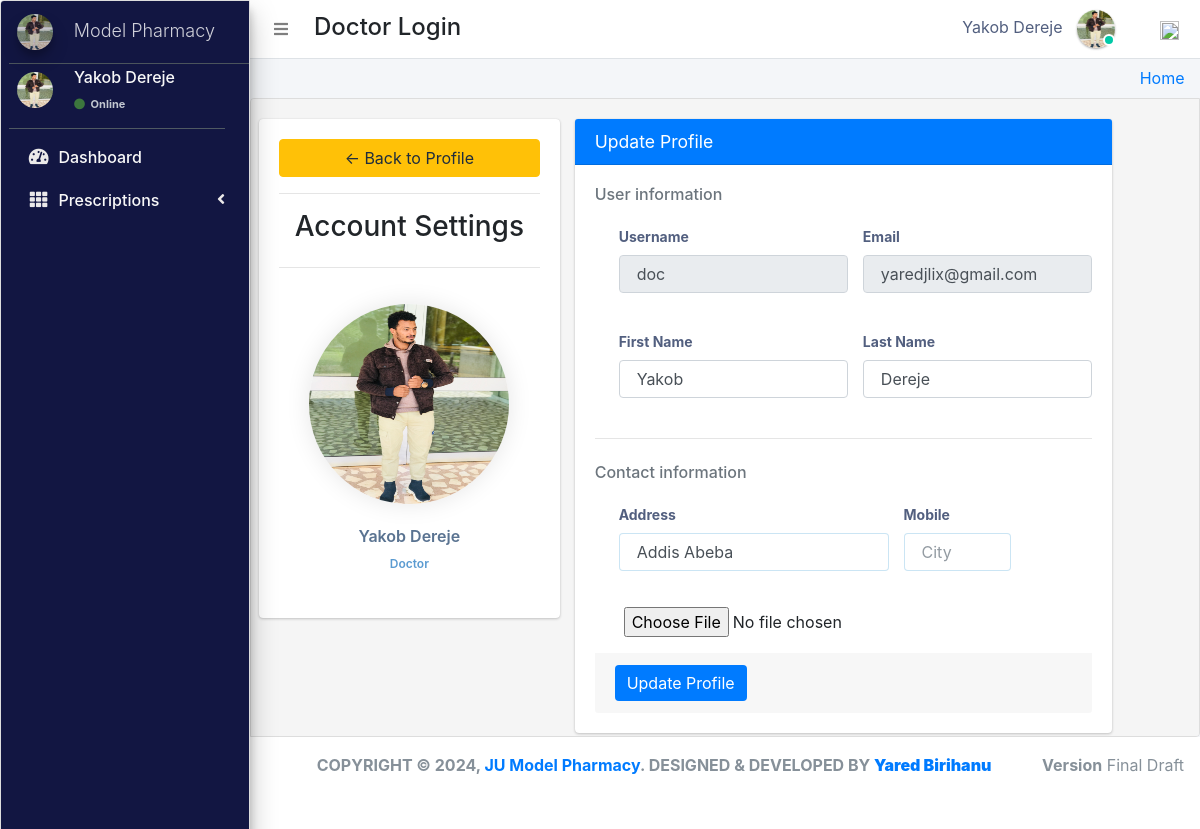
The page /admin_user/doctor_profile/ (signed in) on the database its author committed.
### pharmacy/models.py (models this page shows, shortened)
class CustomUser(AbstractUser):
    user_type_data = ((1, "AdminHOD"), (2, "Pharmacist"), (3, "Doctor"), (4, "PharmacyClerk"),(5, "Patients"))
    user_type = models.CharField(default=1, choices=user_type_data, max_length=10)

class Doctor(models.Model):
    gender_category=(
        ('Male','Male'),
        ('Female','Female'),
    )
    admin = models.OneToOneField(CustomUser,null=True, on_delete = models.CASCADE)
    emp_no=models.CharField(max_length=100,null=True,blank=True)
    first_name=models.CharField(max_length=100,null=True, blank=True)
    last_name=models.CharField(max_length=100,null=True, blank=True)
    age = models.IntegerField(default=0, blank=True, null=True)
    gender=models.CharField(max_length=100,null=True,choices=gender_category)
    mobile=models.CharField(max_length=10,null=True,blank=True)
    address=models.CharField(max_length=300,null=True,blank=True)
    profile_pic=models.ImageField(default="doctor.png",null=True,blank=True)
    created_at = models.DateTimeField(auto_now_add=True)
    updated_at = models.DateTimeField(auto_now=True)
    objects = models.Manager()

### pharmacy/DoctorViews.py (the view, shortened to what this page needs)
# urls.py: path('admin_user/doctor_profile/',DoctorViews.doctorProfile,name='doctor_profile'),
def doctorProfile(request):
    customuser=CustomUser.objects.get(id=request.user.id)
    staff=Doctor.objects.get(admin=customuser.id)
    form=DoctorForm()
    context={
        "form":form,
        "staff":staff,
        "user":customuser
    }
    return render(request,'doctor_templates/doctor_profile.html',context)

### pharmacy/forms.py (shortened to what this page needs)
class DoctorForm(ModelForm):
    class Meta:
        model=Doctor
        fields='__all__'
        exclude=['admin','gender','mobile','address']

### pharmacy/templates/doctor_templates/doctor_profile.html (shortened to what this page needs)
{% extends 'doctor_templates/base_template.html'%} {% block main_content %}
<div class="content">
    <div class="row">
        <div class="col-md-4">
            <div class="card card-body">
                <a href="" class="btn btn-warning"> &#8592; Back to Profile  </a>
                <hr>
                <h3 style="text-align:center;">Account Settings</h3>
                <hr>
                <div class="profile-sidebar">
                    <div class="profile-userpic">
                        <a href="#" class="sm-submenu-with-image">
                            <img src="{{request.user.doctor.profile_pic.url}}" class="img-circle elevation-1" width="200" height="200" alt="">
                        </a>
                    </div>
                    <div class="profile-usertitle">
                        <div class="profile-usertitle-name">
                            {{request.user.first_name}} {{request.user.last_name}}
                        </div>
                        <div class="profile-usertitle-job">
                            Doctor
                        </div>
                    </div>
                </div>
            </div>
        </div>
        <div class="col-md-7">
            <div class="card card-primary">
                <div class="card-header">
                    <h3 class="card-title">Update Profile</h3>
                </div>
                <form action="" method="post" action="{% url 'doctor_profile' %}" enctype="multipart/form-data">
                    <div class="card-body">
                        <h6 class="heading-small text-muted ">User information</h6>
                        <div class="pl-lg-4">
                            <div class="row">
                                <div class="col-lg-6">
                                    <div class="form-group">
                                        <label class="form-control-label">Username</label>
                                        <input type="text" class="form-control" name="username" value="{{ user.username }}" disabled="disabled">
                                    </div>
                                </div>
                                <div class="col-lg-6">
                                    <div class="form-group">
                                        <label class="form-control-label">Email </label>
                                        <input type="text" class="form-control" name="email" value="{{ user.email }}" disabled="disabled">
                                    </div>
                                </div>
                            </div>
                            <div class="row">
                                <div class="col-lg-6">
                                    <div class="form-group">
                                        <label class="form-control-label">First Name </label>
                                        <input type="text" class="form-control" name="first_name" value="{{ user.first_name }}">
                                    </div>
                                </div>
                                <div class="col-lg-6">
                                    <div class="form-group">
                                        <label class="form-control-label">Last Name </label>
                                        <input type="text" class="form-control" name="last_name" value="{{ user.last_name }}">
                                    </div>
                                </div>
                            </div>
                        </div>
                        <hr class="my-4">
                        <h6 class="heading-small text-muted mb-1">Contact information</h6>
                        <div class="pl-lg-4">
                            <div class="row">
                                <div class="col-md-7">
                                    <div class="form-group focused">
                                        <label class="form-control-label" for="input-address">Address</label>
                                        <input class="form-control" placeholder="Home Address" name="address" type="text" value="{{staff.address}}">
                                    </div>
                                </div>
                                <div class="col-lg-3">
                                    <div class="form-group focused">
                                        <label class="form-control-label" for="input-city">Mobile</label>
                                        <input type="text" id="input-city" name="mobile" class="form-control" placeholder="City" value="{{staff.mobile}}">
                                    </div>
                                </div>
                            </div>
                            <div class="row">
                                <div class="col-md-12">
                                    <input type="file" name="profile_pic" accept="image/*" id="id_profile_pic">
                                </div>
                            </div>
                        </div>
                        <div class="card-footer mt-3">
                            <button type="submit" class="btn btn-primary">Update Profile</button>
                        </div>
                    </div>
                </form>
            </div>
        </div>
    </div>
</div>
</div>
{% endblock %}

### pharmacy/templates/doctor_templates/base_template.html (shortened to what this page needs)
{% extends 'base_file.html' %} {% block htm %}
<body class="hold-transition sidebar-mini layout-fixed">
    <div class="wrapper">
        <nav class="main-header navbar navbar-expand navbar-white navbar-light">
            <ul class="navbar-nav">
                <li class="nav-item">
                    <a class="nav-link" data-widget="pushmenu" href="#" role="button"><i class="fas fa-bars"></i></a>
                </li>
            </ul>
            <h4 style="margin-left: 10px; margin-top: 5px;">Doctor Login </h4>
            <ul class="navbar-nav ml-auto">
                <li class="mx-3">
                    <a href="#" class="sm-submenu-with-image a">
                        <span>{{user.first_name}}  {{user.last_name}}</span>
                        <img src="{{request.user.doctor.profile_pic.url}}" class="img-circle elevation-1" width="38" height="38" alt="">
                        <span class="avatar-status avatar-sm-status avatar-status-success"></span>
                    </a>
                </li>
                <li class="nav-item dropdown ml-3 low">
                    <a href="#" class="btn btn-outlined btn-black text-muted bg-transparent " data-toggle="dropdown" aria-expanded="false" data-wow-delay="0.7s"><img src="https://img.icons8.com/ios/50/000000/settings.png" width="19" height="19">
                    </a>
                </li>
            </ul>
        </nav>
        {% include 'doctor_templates/sidebar.html'%}
        <div class="content-wrapper">
            <div class="content-header">
                <div class="container-fluid">
                    <div class="row ">
                        <div class="col-sm-6">
                        </div>
                        <div class="col-sm-6">
                            <ol class="breadcrumb float-sm-right">
                                <li class="breadcrumb-item"><a href="{% url 'doctor_home' %}">Home</a></li>
                            </ol>
                        </div>
                    </div>
                </div>
            </div>
            {% block main_content %} {% endblock main_content %}
        </div>
        {% include 'hod_templates/footer.html'%}
    {% endblock htm %}

### pharmacy/templates/doctor_templates/sidebar.html (shortened to what this page needs)
<aside class="main-sidebar sidebar-dark-primary elevation-4">
    <a href="" class="brand-link ml-2">
        <img src="{{request.user.doctor.profile_pic.url}}" alt="" width="36" height="36" class=" img-circle elevation-3" style="opacity: .8">
        <span class="brand-text font-weight-light mt-1 ml-3 mmust">Model Pharmacy</span>
    </a>
    <div class="sidebar">
        <div class="user-panel mr-3">
            <div class="pull-left image ml-2">
                <img src="{{request.user.doctor.profile_pic.url}}" width="36" height="36" class="img-circle mt-2" alt="User Image">
            </div>
            <div class="pull-left info">
                <p>{{user.first_name}} {{user.last_name}}</p>
                <a href="#"><i class="fa fa-circle text-success "></i> Online</a>
            </div>
        </div>
        <nav class="mt-2">
            <ul class="nav nav-pills nav-sidebar flex-column" data-widget="treeview" role="menu" data-accordion="false">
                <li class="nav-item">
                    <a href="{% url  'doctor_home' %}" class="nav-link">
                        <i class="nav-icon fas fa-tachometer-alt"></i>
                        <p>
                            Dashboard
                        </p>
                    </a>
                </li>
                <li class="nav-item">
                    <a href="#" class="nav-link">
                        <i class="nav-icon fas fa-th"></i>
                        <p>
                            Prescriptions
                            <i class="right fas fa-angle-left"></i>
                        </p>
                    </a>
                </li>
            </ul>
        </nav>
    </div>
</aside>

### static/css/main.css (style rules this page uses)
html { font-family: sans-serif; line-height: 1.15; -webkit-text-size-adjust: 100%; -webkit-tap-highlight-color: transparent; }
body { overflow-y: hidden; overflow-x: hidden; font-family: -apple-system, BlinkMacSystemFont, "Segoe UI", Roboto, "Helvetica Neue", Arial, "Noto Sans", sans-serif, "Apple Color Emoji", "Segoe UI Emoji", "Segoe UI Symbol", "Noto Color Emoji" !important; }
.content { background-color: #f5f5f5; border: 1px solid #dddddd; border-radius: 4px 0px 4px 0px; left: -1px; padding: 10px 7px 5px; }
.main-sidebar { background: #ffffff; border: 1px solid #dddddd; border-radius: 4px 0px 4px 0px; font-weight: bold; }
.content { height: 75vh; overflow-y: scroll; overflow-x: hidden; }
.content .row { margin-top: 20px !important; }
.main-sidebar { background-color: #121642 !important; color: white !important; }
.main-sidebar p { color: #f8f8f8 !important; font-weight: 500 !important }
.main-sidebar i { color: rgb(235, 233, 233) !important; }
.btn-primary { outline: none !important; border: none !important; }
.avatar-status { position: absolute; bottom: 12px; right: 75.4px; display: -ms-inline-flexbox; display: inline-flex; -ms-flex-negative: 0; flex-shrink: 0; -ms-flex-pack: center; justify-content: center; -ms-flex-align: center; align-items: center; white-space: nowrap; text-align: center; vertical-align: baseline; font-weight: 600; border: .125rem solid #fff; width: 12px; height: 12px; line-height: 1; font-size: .71094rem; border-radius: 50%; }
.avatar-status-success { color: #fff; background-color: #00c9a7; }
.pull-left { float: left; }
.pull-left { float: left!important; }
.user-panel>.info { padding: 5px 5px 5px 15px; line-height: 1; position: absolute; left: 55px; }
.user-panel>.info>p { font-weight: 600; margin-bottom: 9px; }
p { margin: 0 0 10px; }
.user-panel { padding-bottom: 20px; }
.user-panel:after { clear: both; }
.user-panel:before, .user-panel:after { content: " "; display: table; }
.user-panel>.info>a>.fa, .user-panel>.info>a>.ion, .user-panel>.info>a>.glyphicon { margin-right: 3px; }
.fa-circle { color: #3c763d !important; }
.user-panel i { color: #3c763d !important; }
.user-panel>.info>a { text-decoration: none; padding-right: 5px; margin-top: 3px; font-size: 11px; overflow: hidden; white-space: nowrap; }
.mmust { overflow: hidden; white-space: nowrap; font-size: 18px; }
.mb-4, .my-4 { margin-bottom: 1rem !important; }
.container-fluid { width: 100%; padding-right: 15px; padding-left: 15px; margin-right: auto; margin-left: auto; }
.row { display: flex; flex-wrap: wrap; margin-right: -15px; margin-left: -15px; }
.mt-3, .my-3 { margin-top: .75rem !important; }
input { text-indent: 5px !important; }
input::placeholder { text-indent: 5px !important; }
.img-circle { border-radius: 50%; }
.content-wrapper .content-header { padding: 5px 0.5rem !important; }

### static/css/profile.css (style rules this page uses)
li { list-style-type: none ! }
.profile-sidebar { padding: 20px 0 10px 0; background: #fff; }
.profile-userpic { display: flex; justify-content: center; }
.profile-userpic img { box-shadow: 0px 0px 25px rgba(0, 0, 0, 0.1) !important; float: center; margin: 0 auto; }
.profile-usertitle { text-align: center; margin-top: 20px; }
.profile-usertitle-name { color: #5a7391; font-size: 16px; font-weight: 600; margin-bottom: 7px; }
.profile-usertitle-job { color: #5b9bd1; font-size: 12px; font-weight: 600; margin-bottom: 15px; }
.form-control-label { font-size: .875rem; font-weight: 600; color: #525f7f; }
.form-control { font-size: .875rem; }
.focused .form-control { border-color: rgba(50, 151, 211, .25); }
.navbar-nav span { color: #525f7f !important; margin-right: 10px !important; }
body { font-family: 'Rubik', sans-serif; height: 100% !important; }
input { text-indent: 5px !important; }
input::placeholder { text-indent: 5px !important; }

### rows shown on the page
CustomUser: first_name "Yakob", last_name "Dereje", user.doctor.profile_pic (picture), user.first_name "Yakob", user.last_name "Dereje", username "doc", email "yaredjlix@gmail.com"
Doctor: address "Addis Abeba"
